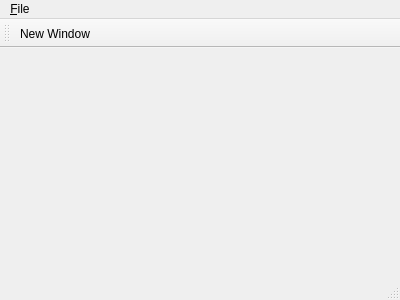
<?xml version="1.0" encoding="UTF-8"?>
<ui version="4.0">
 <class>MainWindow</class>
 <widget class="QMainWindow" name="MainWindow">
  <property name="geometry">
   <rect>
    <x>0</x>
    <y>0</y>
    <width>400</width>
    <height>300</height>
   </rect>
  </property>
  <property name="windowTitle">
   <string>MainWindow</string>
  </property>
  <widget class="QWidget" name="centralWidget"/>
  <widget class="QMenuBar" name="menuBar">
   <property name="geometry">
    <rect>
     <x>0</x>
     <y>0</y>
     <width>400</width>
     <height>25</height>
    </rect>
   </property>
   <widget class="QMenu" name="menu_File">
    <property name="title">
     <string>&amp;File</string>
    </property>
    <addaction name="actionNew_Window"/>
   </widget>
   <addaction name="menu_File"/>
  </widget>
  <widget class="QToolBar" name="mainToolBar">
   <attribute name="toolBarArea">
    <enum>TopToolBarArea</enum>
   </attribute>
   <attribute name="toolBarBreak">
    <bool>false</bool>
   </attribute>
   <addaction name="actionNew_Window"/>
  </widget>
  <widget class="QStatusBar" name="statusBar"/>
  <action name="actionNew_Window">
   <property name="text">
    <string>New Window</string>
   </property>
  </action>
 </widget>
 <layoutdefault spacing="6" margin="11"/>
 <resources/>
 <connections/>
</ui>
